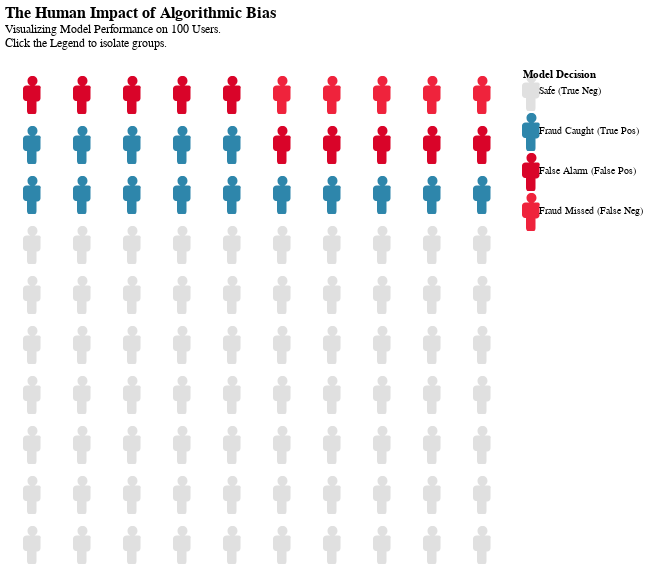

This figure's notebook cell:
### Code cell
import altair as alt
import pandas as pd
import numpy as np

# 1. The "Human" Geometry (SVG Path)
person_icon = (
    "M1.7 -1.7h-0.8c0.3 -0.2 0.6 -0.5 0.6 -0.9c0 -0.6 "
    "-0.4 -1 -1 -1c-0.6 0 -1 0.4 -1 1c0 0.4 0.2 0.7 0.6 "
    "0.9h-0.8c-0.4 0 -0.7 0.3 -0.7 0.6v1.9c0 0.3 0.3 0.6 "
    "0.6 0.6h0.2c0 0 0 0.1 0 0.1v1.9c0 0.3 0.2 0.6 0.3 "
    "0.6h1.3c0.2 0 0.3 -0.3 0.3 -0.6v-1.8c0 0 0 -0.1 0 "
    "-0.1h0.2c0.3 0 0.6 -0.3 0.6 -0.6v-2c0.2 -0.3 -0.1 "
    "-0.6 -0.4 -0.6z"
)

# 2. Generate "ML Result" Data (100 People)
np.random.seed(42)
N = 100
data = pd.DataFrame({'id': range(N)})

conditions = [
    (data['id'] < 70),
    (data['id'] >= 70) & (data['id'] < 85),
    (data['id'] >= 85) & (data['id'] < 95),
    (data['id'] >= 95)
]
choices = ['Safe (True Neg)', 'Fraud Caught (True Pos)', 'False Alarm (False Pos)', 'Fraud Missed (False Neg)']

# FIX: Added default='Unknown' to prevent int/str type clash
data['status'] = np.select(conditions, choices, default='Unknown')

# Pre-calculate Grid positions
data['col'] = data['id'] % 10
data['row'] = data['id'] // 10

# 3. Build the Visualization
selection = alt.selection_point(fields=['status'], bind='legend')

base = alt.Chart(data).encode(
    x=alt.X('col:O', axis=None),
    y=alt.Y('row:O', axis=None, sort='descending')
).properties(
    title=dict(
        text="The Human Impact of Algorithmic Bias",
        subtitle=["Visualizing Model Performance on 100 Users.", "Click the Legend to isolate groups."],
        fontSize=16,
        subtitleFontSize=12
    ),
    width=500,
    height=500
)

points = base.mark_point(
    filled=True,
    size=100,
    opacity=1
).encode(
    shape=alt.ShapeValue(person_icon),
    color=alt.Color(
        'status:N', 
        scale=alt.Scale(
            domain=['Safe (True Neg)', 'Fraud Caught (True Pos)', 'False Alarm (False Pos)', 'Fraud Missed (False Neg)'],
            range=['#E0E0E0', '#2E86AB', '#D90429', '#EF233C']
        ),
        legend=alt.Legend(title="Model Decision", orient="right")
    ),
    opacity=alt.condition(selection, alt.value(1), alt.value(0.1)),
    tooltip=['status', 'id']
).add_params(
    selection
)

points.configure_view(
    strokeWidth=0
).configure_title(
    anchor='start',
    offset=20
)

### Figure 1 — Vega-Lite specification as saved in the notebook (floating-point values rounded to 4 significant figures)
{"config": {"view": {"continuousWidth": 300, "continuousHeight": 300, "strokeWidth": 0}, "title": {"anchor": "start", "offset": 20}}, "data": {"name": "data-4b40924848d0d2a43609e0ac3cbf0bf8"}, "mark": {"type": "point", "filled": true, "opacity": 1, "size": 100}, "encoding": {"color": {"field": "status", "legend": {"orient": "right", "title": "Model Decision"}, "scale": {"domain": ["Safe (True Neg)", "Fraud Caught (True Pos)", "False Alarm (False Pos)", "Fraud Missed (False Neg)"], "range": ["#E0E0E0", "#2E86AB", "#D90429", "#EF233C"]}, "type": "nominal"}, "opacity": {"condition": {"param": "param_90d4b015d2dbb6ba", "value": 1}, "value": 0.1}, "shape": {"value": "M1.7 -1.7h-0.8c0.3 -0.2 0.6 -0.5 0.6 -0.9c0 -0.6 -0.4 -1 -1 -1c-0.6 0 -1 0.4 -1 1c0 0.4 0.2 0.7 0.6 0.9h-0.8c-0.4 0 -0.7 0.3 -0.7 0.6v1.9c0 0.3 0.3 0.6 0.6 0.6h0.2c0 0 0 0.1 0 0.1v1.9c0 0.3 0.2 0.6 0.3 0.6h1.3c0.2 0 0.3 -0.3 0.3 -0.6v-1.8c0 0 0 -0.1 0 -0.1h0.2c0.3 0 0.6 -0.3 0.6 -0.6v-2c0.2 -0.3 -0.1 -0.6 -0.4 -0.6z"}, "tooltip": [{"field": "status", "type": "nominal"}, {"field": "id", "type": "quantitative"}], "x": {"axis": null, "field": "col", "type": "ordinal"}, "y": {"axis": null, "field": "row", "sort": "descending", "type": "ordinal"}}, "height": 500, "params": [{"name": "param_90d4b015d2dbb6ba", "select": {"type": "point", "fields": ["status"]}, "bind": "legend"}], "title": {"text": "The Human Impact of Algorithmic Bias", "subtitle": ["Visualizing Model Performance on 100 Users.", "Click the Legend to isolate groups."], "fontSize": 16, "subtitleFontSize": 12}, "width": 500, "$schema": "https://vega.github.io/schema/vega-lite/v6.1.0.json", "datasets": {"data-4b40924848d0d2a43609e0ac3cbf0bf8": [{"id": 0, "status": "Safe (True Neg)", "col": 0, "row": 0}, {"id": 1, "status": "Safe (True Neg)", "col": 1, "row": 0}, {"id": 2, "status": "Safe (True Neg)", "col": 2, "row": 0}, {"id": 3, "status": "Safe (True Neg)", "col": 3, "row": 0}, {"id": 4, "status": "Safe (True Neg)", "col": 4, "row": 0}, {"id": 5, "status": "Safe (True Neg)", "col": 5, "row": 0}, {"id": 6, "status": "Safe (True Neg)", "col": 6, "row": 0}, {"id": 7, "status": "Safe (True Neg)", "col": 7, "row": 0}, {"id": 8, "status": "Safe (True Neg)", "col": 8, "row": 0}, {"id": 9, "status": "Safe (True Neg)", "col": 9, "row": 0}, {"id": 10, "status": "Safe (True Neg)", "col": 0, "row": 1}, {"id": 11, "status": "Safe (True Neg)", "col": 1, "row": 1}, {"id": 12, "status": "Safe (True Neg)", "col": 2, "row": 1}, {"id": 13, "status": "Safe (True Neg)", "col": 3, "row": 1}, {"id": 14, "status": "Safe (True Neg)", "col": 4, "row": 1}, {"id": 15, "status": "Safe (True Neg)", "col": 5, "row": 1}, {"id": 16, "status": "Safe (True Neg)", "col": 6, "row": 1}, {"id": 17, "status": "Safe (True Neg)", "col": 7, "row": 1}, {"id": 18, "status": "Safe (True Neg)", "col": 8, "row": 1}, {"id": 19, "status": "Safe (True Neg)", "col": 9, "row": 1}, {"id": 20, "status": "Safe (True Neg)", "col": 0, "row": 2}, {"id": 21, "status": "Safe (True Neg)", "col": 1, "row": 2}, {"id": 22, "status": "Safe (True Neg)", "col": 2, "row": 2}, {"id": 23, "status": "Safe (True Neg)", "col": 3, "row": 2}, {"id": 24, "status": "Safe (True Neg)", "col": 4, "row": 2}, {"id": 25, "status": "Safe (True Neg)", "col": 5, "row": 2}, {"id": 26, "status": "Safe (True Neg)", "col": 6, "row": 2}, {"id": 27, "status": "Safe (True Neg)", "col": 7, "row": 2}, {"id": 28, "status": "Safe (True Neg)", "col": 8, "row": 2}, {"id": 29, "status": "Safe (True Neg)", "col": 9, "row": 2}, {"id": 30, "status": "Safe (True Neg)", "col": 0, "row": 3}, {"id": 31, "status": "Safe (True Neg)", "col": 1, "row": 3}, {"id": 32, "status": "Safe (True Neg)", "col": 2, "row": 3}, {"id": 33, "status": "Safe (True Neg)", "col": 3, "row": 3}, {"id": 34, "status": "Safe (True Neg)", "col": 4, "row": 3}, {"id": 35, "status": "Safe (True Neg)", "col": 5, "row": 3}, {"id": 36, "status": "Safe (True Neg)", "col": 6, "row": 3}, {"id": 37, "status": "Safe (True Neg)", "col": 7, "row": 3}, {"id": 38, "status": "Safe (True Neg)", "col": 8, "row": 3}, {"id": 39, "status": "Safe (True Neg)", "col": 9, "row": 3}, {"id": 40, "status": "Safe (True Neg)", "col": 0, "row": 4}, {"id": 41, "status": "Safe (True Neg)", "col": 1, "row": 4}, {"id": 42, "status": "Safe (True Neg)", "col": 2, "row": 4}, {"id": 43, "status": "Safe (True Neg)", "col": 3, "row": 4}, {"id": 44, "status": "Safe (True Neg)", "col": 4, "row": 4}, {"id": 45, "status": "Safe (True Neg)", "col": 5, "row": 4}, {"id": 46, "status": "Safe (True Neg)", "col": 6, "row": 4}, {"id": 47, "status": "Safe (True Neg)", "col": 7, "row": 4}, {"id": 48, "status": "Safe (True Neg)", "col": 8, "row": 4}, {"id": 49, "status": "Safe (True Neg)", "col": 9, "row": 4}, {"id": 50, "status": "Safe (True Neg)", "col": 0, "row": 5}, {"id": 51, "status": "Safe (True Neg)", "col": 1, "row": 5}, {"id": 52, "status": "Safe (True Neg)", "col": 2, "row": 5}, {"id": 53, "status": "Safe (True Neg)", "col": 3, "row": 5}, {"id": 54, "status": "Safe (True Neg)", "col": 4, "row": 5}, {"id": 55, "status": "Safe (True Neg)", "col": 5, "row": 5}, {"id": 56, "status": "Safe (True Neg)", "col": 6, "row": 5}, {"id": 57, "status": "Safe (True Neg)", "col": 7, "row": 5}, {"id": 58, "status": "Safe (True Neg)", "col": 8, "row": 5}, {"id": 59, "status": "Safe (True Neg)", "col": 9, "row": 5}, {"id": 60, "status": "Safe (True Neg)", "col": 0, "row": 6}, {"id": 61, "status": "Safe (True Neg)", "col": 1, "row": 6}, {"id": 62, "status": "Safe (True Neg)", "col": 2, "row": 6}, {"id": 63, "status": "Safe (True Neg)", "col": 3, "row": 6}, {"id": 64, "status": "Safe (True Neg)", "col": 4, "row": 6}, {"id": 65, "status": "Safe (True Neg)", "col": 5, "row": 6}, {"id": 66, "status": "Safe (True Neg)", "col": 6, "row": 6}, {"id": 67, "status": "Safe (True Neg)", "col": 7, "row": 6}, {"id": 68, "status": "Safe (True Neg)", "col": 8, "row": 6}, {"id": 69, "status": "Safe (True Neg)", "col": 9, "row": 6}, {"id": 70, "status": "Fraud Caught (True Pos)", "col": 0, "row": 7}, {"id": 71, "status": "Fraud Caught (True Pos)", "col": 1, "row": 7}, {"id": 72, "status": "Fraud Caught (True Pos)", "col": 2, "row": 7}, {"id": 73, "status": "Fraud Caught (True Pos)", "col": 3, "row": 7}, {"id": 74, "status": "Fraud Caught (True Pos)", "col": 4, "row": 7}, {"id": 75, "status": "Fraud Caught (True Pos)", "col": 5, "row": 7}, {"id": 76, "status": "Fraud Caught (True Pos)", "col": 6, "row": 7}, {"id": 77, "status": "Fraud Caught (True Pos)", "col": 7, "row": 7}, {"id": 78, "status": "Fraud Caught (True Pos)", "col": 8, "row": 7}, {"id": 79, "status": "Fraud Caught (True Pos)", "col": 9, "row": 7}, {"id": 80, "status": "Fraud Caught (True Pos)", "col": 0, "row": 8}, {"id": 81, "status": "Fraud Caught (True Pos)", "col": 1, "row": 8}, {"id": 82, "status": "Fraud Caught (True Pos)", "col": 2, "row": 8}, {"id": 83, "status": "Fraud Caught (True Pos)", "col": 3, "row": 8}, {"id": 84, "status": "Fraud Caught (True Pos)", "col": 4, "row": 8}, {"id": 85, "status": "False Alarm (False Pos)", "col": 5, "row": 8}, {"id": 86, "status": "False Alarm (False Pos)", "col": 6, "row": 8}, {"id": 87, "status": "False Alarm (False Pos)", "col": 7, "row": 8}, {"id": 88, "status": "False Alarm (False Pos)", "col": 8, "row": 8}, {"id": 89, "status": "False Alarm (False Pos)", "col": 9, "row": 8}, {"id": 90, "status": "False Alarm (False Pos)", "col": 0, "row": 9}, {"id": 91, "status": "False Alarm (False Pos)", "col": 1, "row": 9}, {"id": 92, "status": "False Alarm (False Pos)", "col": 2, "row": 9}, {"id": 93, "status": "False Alarm (False Pos)", "col": 3, "row": 9}, {"id": 94, "status": "False Alarm (False Pos)", "col": 4, "row": 9}, {"id": 95, "status": "Fraud Missed (False Neg)", "col": 5, "row": 9}, {"id": 96, "status": "Fraud Missed (False Neg)", "col": 6, "row": 9}, {"id": 97, "status": "Fraud Missed (False Neg)", "col": 7, "row": 9}, {"id": 98, "status": "Fraud Missed (False Neg)", "col": 8, "row": 9}, {"id": 99, "status": "Fraud Missed (False Neg)", "col": 9, "row": 9}]}}
